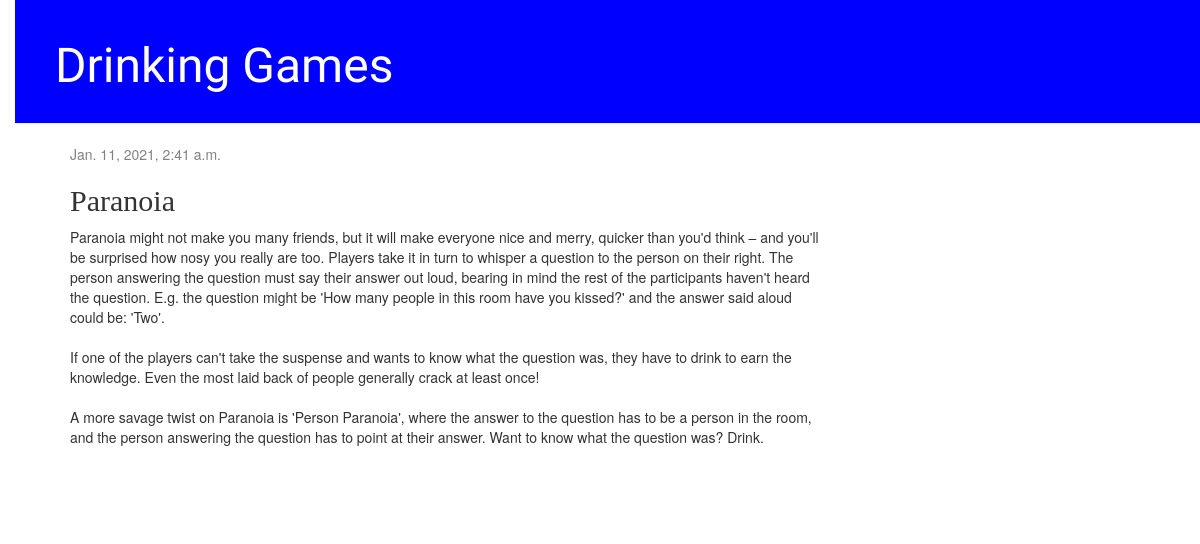
/post/5/, run on the app's committed database.
### blog/models.py (models this page shows, shortened)
class Post(models.Model):
    author = models.ForeignKey(settings.AUTH_USER_MODEL, on_delete=models.CASCADE)
    title = models.CharField(max_length=200)
    text = models.TextField()
    created_date = models.DateTimeField(default=timezone.now)
    published_date = models.DateTimeField(blank=True, null=True)

### blog/views.py (the view)
# urls.py: path('post/<int:pk>/', views.post_detail, name='post_detail'),
def post_detail(request, pk):
    post = get_object_or_404(Post, pk=pk)
    return render(request, 'blog/post_detail.html', {'post': post})

### blog/templates/blog/post_detail.html (shortened to what this page needs)
{% extends 'blog/base.html' %}
{% block content %}
    <div class="post">
        {% if post.published_date %}
            <div class="date">
                {{ post.published_date }}
            </div>
        {% endif %}
        <h2>{{ post.title }}</h2>
        <p>{{ post.text|linebreaksbr }}</p>
    </div>
{% endblock %}

### blog/static/css/blog.css (style rules this page uses)
body { padding-left: 15px; }
h1, h2, h3, h4 { font-family: 'Lobster', cursive; }
.date { color: #828282; }
.post { margin-bottom: 70px; }

### data on the page
Post: published_date "Jan. 11, 2021, 2:41 a.m.", title "Paranoia", text "Paranoia might not make you many friends, but it will make everyone nice and merry, quicker than you'd think – and you'll be surprised how nosy you really are too. Players take it in turn to whisper a question to the person on their right. The person answering the question must say their answer out loud, bearing in mind the rest of the participants haven't heard the question. E.g. the question might be 'How many people in this room have you kissed?' and the answer said aloud could be: 'Two'. If one of the players can't take the suspense and wants to know what the question was, they have to drink to earn the knowledge. Even the most laid back of people generally crack at least once! A more…"
